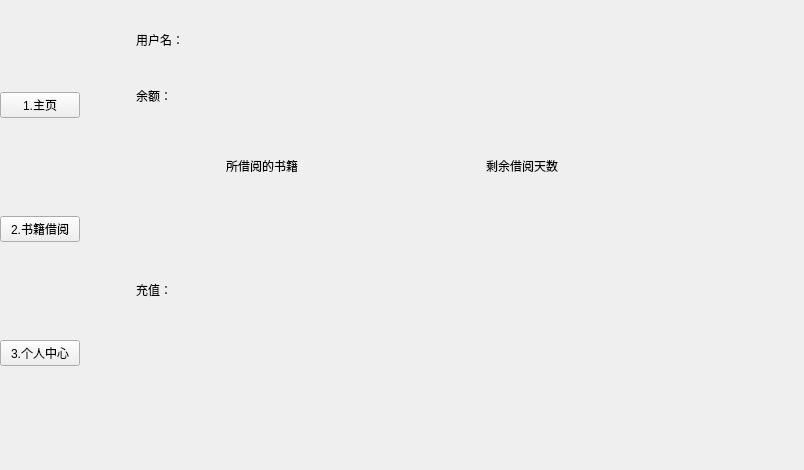
<?xml version="1.0" encoding="UTF-8"?>
<ui version="4.0">
 <class>Form</class>
 <widget class="QWidget" name="Form">
  <property name="geometry">
   <rect>
    <x>0</x>
    <y>0</y>
    <width>804</width>
    <height>470</height>
   </rect>
  </property>
  <property name="windowTitle">
   <string>Form</string>
  </property>
  <widget class="QWidget" name="layoutWidget">
   <property name="geometry">
    <rect>
     <x>0</x>
     <y>0</y>
     <width>801</width>
     <height>461</height>
    </rect>
   </property>
   <layout class="QHBoxLayout" name="horizontalLayout">
    <item>
     <layout class="QVBoxLayout" name="verticalLayout">
      <item>
       <widget class="QPushButton" name="pushButton">
        <property name="text">
         <string>1.主页</string>
        </property>
       </widget>
      </item>
      <item>
       <widget class="QPushButton" name="pushButton_2">
        <property name="text">
         <string>2.书籍借阅</string>
        </property>
       </widget>
      </item>
      <item>
       <widget class="QPushButton" name="pushButton_4">
        <property name="text">
         <string>3.个人中心</string>
        </property>
       </widget>
      </item>
     </layout>
    </item>
    <item>
     <widget class="QStackedWidget" name="stackedWidget">
      <property name="currentIndex">
       <number>2</number>
      </property>
      <widget class="QWidget" name="page">
       <widget class="QScrollArea" name="scrollArea">
        <property name="geometry">
         <rect>
          <x>-10</x>
          <y>60</y>
          <width>711</width>
          <height>401</height>
         </rect>
        </property>
        <property name="verticalScrollBarPolicy">
         <enum>Qt::ScrollBarPolicy::ScrollBarAlwaysOn</enum>
        </property>
        <property name="sizeAdjustPolicy">
         <enum>QAbstractScrollArea::SizeAdjustPolicy::AdjustToContents</enum>
        </property>
        <property name="widgetResizable">
         <bool>true</bool>
        </property>
        <widget class="QWidget" name="scrollAreaWidgetContents_2">
         <property name="geometry">
          <rect>
           <x>0</x>
           <y>0</y>
           <width>692</width>
           <height>806</height>
          </rect>
         </property>
         <layout class="QVBoxLayout" name="verticalLayout_2">
          <item>
           <widget class="QWidget" name="widget_2" native="true">
            <property name="minimumSize">
             <size>
              <width>670</width>
              <height>400</height>
             </size>
            </property>
            <widget class="QWidget" name="layoutWidget">
             <property name="geometry">
              <rect>
               <x>0</x>
               <y>0</y>
               <width>661</width>
               <height>381</height>
              </rect>
             </property>
             <layout class="QHBoxLayout" name="horizontalLayout_3">
              <item>
               <widget class="QWidget" name="widget_3" native="true"/>
              </item>
              <item>
               <widget class="QWidget" name="widget_5" native="true"/>
              </item>
              <item>
               <widget class="QWidget" name="widget_4" native="true"/>
              </item>
             </layout>
            </widget>
           </widget>
          </item>
          <item>
           <widget class="QWidget" name="widget" native="true">
            <property name="minimumSize">
             <size>
              <width>670</width>
              <height>377</height>
             </size>
            </property>
            <widget class="QWidget" name="layoutWidget">
             <property name="geometry">
              <rect>
               <x>0</x>
               <y>-10</y>
               <width>661</width>
               <height>391</height>
              </rect>
             </property>
             <layout class="QHBoxLayout" name="horizontalLayout_4">
              <item>
               <widget class="QWidget" name="widget_6" native="true"/>
              </item>
              <item>
               <widget class="QWidget" name="widget_7" native="true"/>
              </item>
              <item>
               <widget class="QWidget" name="widget_8" native="true"/>
              </item>
             </layout>
            </widget>
           </widget>
          </item>
         </layout>
        </widget>
       </widget>
       <widget class="QWidget" name="layoutWidget">
        <property name="geometry">
         <rect>
          <x>180</x>
          <y>0</y>
          <width>331</width>
          <height>51</height>
         </rect>
        </property>
        <layout class="QHBoxLayout" name="horizontalLayout_5">
         <item>
          <layout class="QHBoxLayout" name="horizontalLayout_2">
           <item>
            <widget class="QLineEdit" name="lineEdit"/>
           </item>
          </layout>
         </item>
         <item>
          <widget class="QPushButton" name="pushButton_5">
           <property name="minimumSize">
            <size>
             <width>50</width>
             <height>28</height>
            </size>
           </property>
           <property name="maximumSize">
            <size>
             <width>50</width>
             <height>16777215</height>
            </size>
           </property>
           <property name="text">
            <string>搜索</string>
           </property>
          </widget>
         </item>
        </layout>
       </widget>
      </widget>
      <widget class="QWidget" name="page_3"/>
      <widget class="QWidget" name="page_2">
       <widget class="QLabel" name="label">
        <property name="geometry">
         <rect>
          <x>50</x>
          <y>30</y>
          <width>69</width>
          <height>19</height>
         </rect>
        </property>
        <property name="text">
         <string>用户名：</string>
        </property>
       </widget>
       <widget class="QLabel" name="label_2">
        <property name="geometry">
         <rect>
          <x>140</x>
          <y>140</y>
          <width>101</width>
          <height>51</height>
         </rect>
        </property>
        <property name="text">
         <string>所借阅的书籍</string>
        </property>
       </widget>
       <widget class="QLabel" name="label_3">
        <property name="geometry">
         <rect>
          <x>50</x>
          <y>70</y>
          <width>91</width>
          <height>51</height>
         </rect>
        </property>
        <property name="text">
         <string>余额：</string>
        </property>
       </widget>
       <widget class="QLabel" name="label_4">
        <property name="geometry">
         <rect>
          <x>400</x>
          <y>150</y>
          <width>101</width>
          <height>31</height>
         </rect>
        </property>
        <property name="text">
         <string>剩余借阅天数</string>
        </property>
       </widget>
       <widget class="QLabel" name="label_5">
        <property name="geometry">
         <rect>
          <x>50</x>
          <y>280</y>
          <width>69</width>
          <height>19</height>
         </rect>
        </property>
        <property name="text">
         <string>充值：</string>
        </property>
       </widget>
      </widget>
     </widget>
    </item>
   </layout>
  </widget>
 </widget>
 <resources/>
 <connections/>
</ui>
